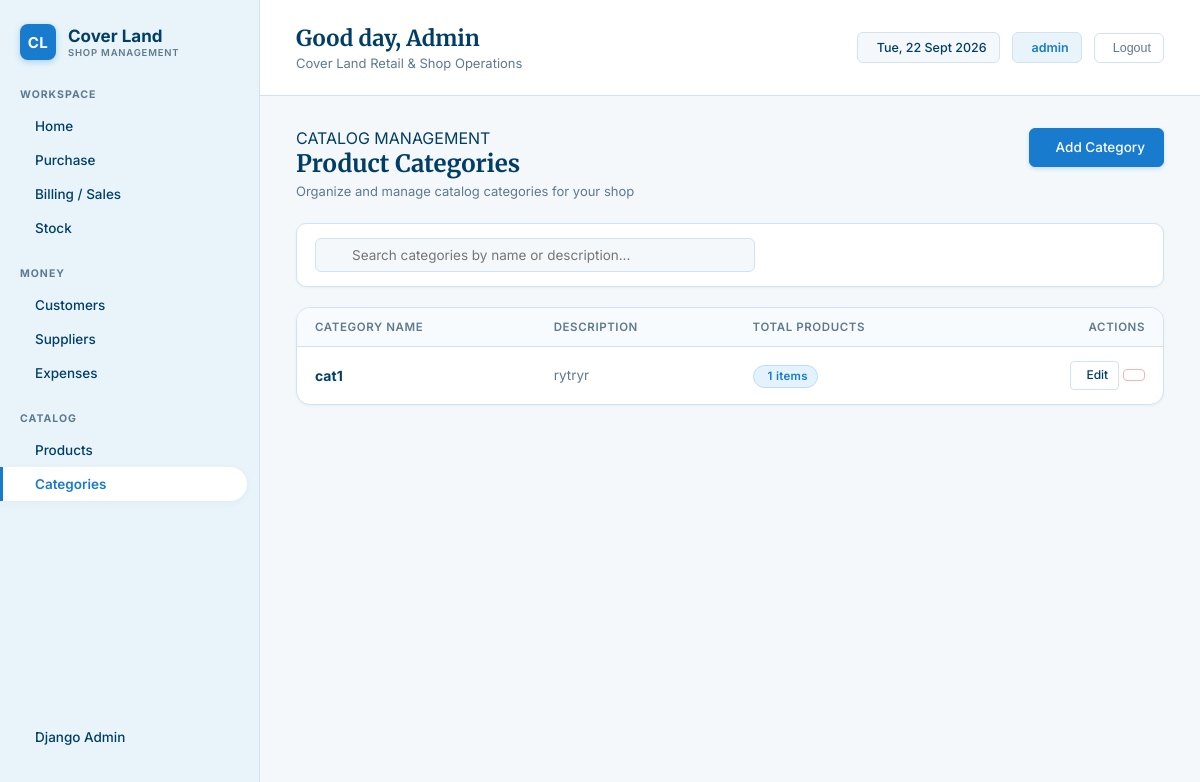
Page /categories/ (signed in) on the committed database.
### superadmin/models.py (models this page shows, shortened)
class Category(models.Model):
    name = models.CharField(max_length=100)
    description = models.TextField(blank=True, null=True)
    class Meta:
        verbose_name_plural = "Categories"
        ordering = ['name']

### superadmin/views/categories.py (the view)
# urls.py: path('categories/', views.CategoryListView.as_view(), name='category_list'),
class CategoryListView(LoginRequiredMixin, ListView):
    model = Category
    template_name = 'categories/category_list.html'
    context_object_name = 'categories'
    paginate_by = 10
    def get_queryset(self):
        qs = Category.objects.annotate(product_count=Count('products')).order_by('name')
        query = self.request.GET.get('q', '').strip()
        if query:
            qs = qs.filter(Q(name__icontains=query) | Q(description__icontains=query))
        return qs
    def get_context_data(self, **kwargs):
        context = super().get_context_data(**kwargs)
        context['search_query'] = self.request.GET.get('q', '')
        return context

### templates/categories/category_list.html (shortened to what this page needs)
{% extends 'base.html' %}
{% block content %}
<div class="page-header">
    <div class="page-title-group">
        <div class="section-title">CATALOG MANAGEMENT</div>
        <h1>Product Categories</h1>
        <p class="page-subtitle">Organize and manage catalog categories for your shop</p>
    </div>
    <div class="page-actions">
        <a href="{% url 'category_create' %}" class="btn btn-primary">
             Add Category
        </a>
    </div>
</div>
<div class="toolbar">
    <form method="get" class="search-box">
        <input type="text" name="q" value="{{ search_query }}" placeholder="Search categories by name or description...">
    </form>
</div>
<div class="card">
    <div class="table-responsive">
        <table class="table">
            <thead>
                <tr>
                    <th>Category Name</th>
                    <th>Description</th>
                    <th>Total Products</th>
                    <th style="text-align: right;">Actions</th>
                </tr>
            </thead>
            <tbody>
                {% for category in categories %}
                <tr>
                    <td>
                        <strong style="font-size: 14px; color: var(--text-primary);">{{ category.name }}</strong>
                    </td>
                    <td>
                        <span style="color: var(--text-secondary);">
                            {{ category.description|default:"—"|truncatechars:80 }}
                        </span>
                    </td>
                    <td>
                        <span class="badge badge-info">
                             {{ category.product_count }} items
                        </span>
                    </td>
                    <td class="actions-cell">
                        <a href="{% url 'category_update' category.pk %}" class="btn btn-secondary btn-sm" title="Edit Category">
                             Edit
                        </a>
                        <a href="{% url 'category_delete' category.pk %}" class="btn btn-outline-danger btn-sm" title="Delete Category">
                        </a>
                    </td>
                </tr>
                {% endfor %}
            </tbody>
        </table>
    </div>
</div>
{% endblock %}

### templates/base.html (shortened to what this page needs)
{% load static %}
<!DOCTYPE html>
<html lang="en">
<head>
    <link rel="stylesheet" href="{% static 'css/styles.css' %}">
</head>
<body>
    <aside class="sidebar">
        <a href="{% url 'dashboard' %}" class="brand">
            <div class="brand-icon">CL</div>
            <div class="brand-text">
                <h1>Cover Land</h1>
                <p>SHOP MANAGEMENT</p>
            </div>
        </a>
        <div class="nav-section">
            <div class="nav-title">WORKSPACE</div>
            <ul class="nav-list">
                <li>
                    <a href="{% url 'dashboard' %}" class="nav-item {% if request.resolver_match.url_name == 'dashboard' %}active{% endif %}">
                         Home
                    </a>
                </li>
                <li>
                    <a href="{% url 'purchase_list' %}" class="nav-item {% if 'purchase' in request.resolver_match.url_name %}active{% endif %}">
                         Purchase
                    </a>
                </li>
                <li>
                    <a href="{% url 'sale_list' %}" class="nav-item {% if 'sale' in request.resolver_match.url_name %}active{% endif %}">
                         Billing / Sales
                    </a>
                </li>
                <li>
                    <a href="{% url 'stock_list' %}" class="nav-item {% if request.resolver_match.url_name == 'stock_list' %}active{% endif %}">
                         Stock
                    </a>
                </li>
            </ul>
        </div>
        <div class="nav-section">
            <div class="nav-title">MONEY</div>
            <ul class="nav-list">
                <li>
                    <a href="{% url 'customer_list' %}" class="nav-item {% if 'customer' in request.resolver_match.url_name %}active{% endif %}">
                         Customers
                    </a>
                </li>
                <li>
                    <a href="{% url 'supplier_list' %}" class="nav-item {% if 'supplier' in request.resolver_match.url_name %}active{% endif %}">
                         Suppliers
                    </a>
                </li>
                <li>
                    <a href="{% url 'expense_list' %}" class="nav-item {% if 'expense' in request.resolver_match.url_name %}active{% endif %}">
                         Expenses
                    </a>
                </li>
            </ul>
        </div>
        <div class="nav-section">
            <div class="nav-title">CATALOG</div>
            <ul class="nav-list">
                <li>
                    <a href="{% url 'product_list' %}" class="nav-item ">
                         Products
                    </a>
                </li>
                <li>
                    <a href="{% url 'category_list' %}" class="nav-item {% if 'category' in request.resolver_match.url_name %}active{% endif %}">
                         Categories
                    </a>
                </li>
            </ul>
        </div>
        <div class="nav-section" style="margin-top: auto;">
            <ul class="nav-list">
                <li>
                    <a href="{% url 'admin:index' %}" class="nav-item" target="_blank">
                         Django Admin
                    </a>
                </li>
            </ul>
        </div>
    </aside>
    <main class="main-content">
        <header class="topbar">
            <div class="greeting">
                <h2>Good day, {% if user.is_authenticated %}{{ user.username|title }}{% else %}Owner{% endif %}</h2>
                <p>Cover Land Retail & Shop Operations</p>
            </div>
            <div class="user-info">
                <div class="date-badge">
                     <span id="current-date"></span>
                </div>
                <div class="user-badge">
                     {% if user.is_authenticated %}{{ user.username }}{% else %}Admin{% endif %}
                </div>
                {% if user.is_authenticated %}
                <form action="{% url 'logout' %}" method="post" style="display: inline;">
                    <button type="submit" class="logout-btn" title="Sign Out">
                         Logout
                    </button>
                </form>
                {% endif %}
            </div>
        </header>
        <div class="dashboard-container">
            {% block content %}
            {% endblock %}
        </div>
    </main>
</body>
</html>

### rows in the picture
Category: name "cat1", description "rytryr", product_count "1"

### other values in the picture
{{ user.username|title }} "Admin"
{{ user.username }} "admin"
